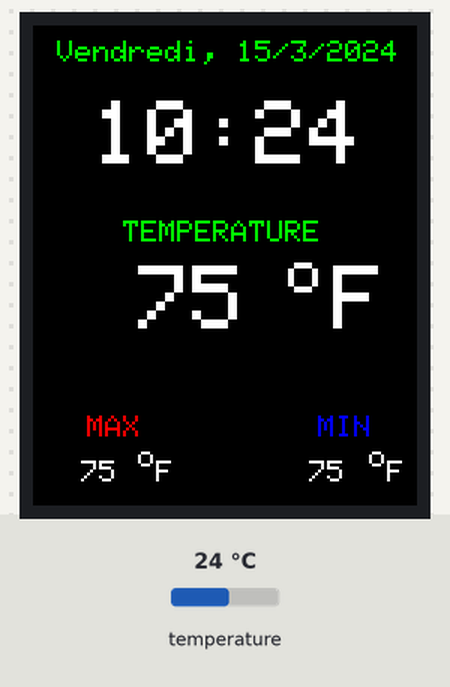
The sketch below on a simulated Arduino Uno, built with avr-gcc and run on an emulated ATmega328P. Parts: 128×160 colour display. The inputs (shaded band) are chosen by the test bench; at power-on: temperature 24 °C. The local clock reads 2024-03-15 10:24:30 at power-on unless the sketch sets it.

Above: at 1.3 s.
1.4 s: temperature set to 12 °C
At 3.2 s:
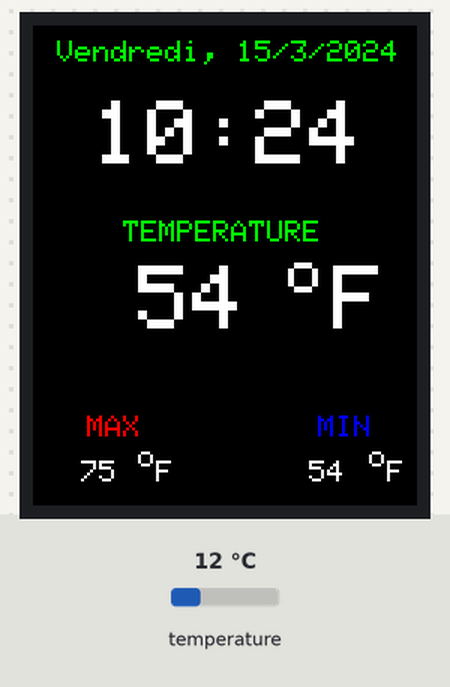
3.7 s: temperature set to 19 °C
At 5.1 s:
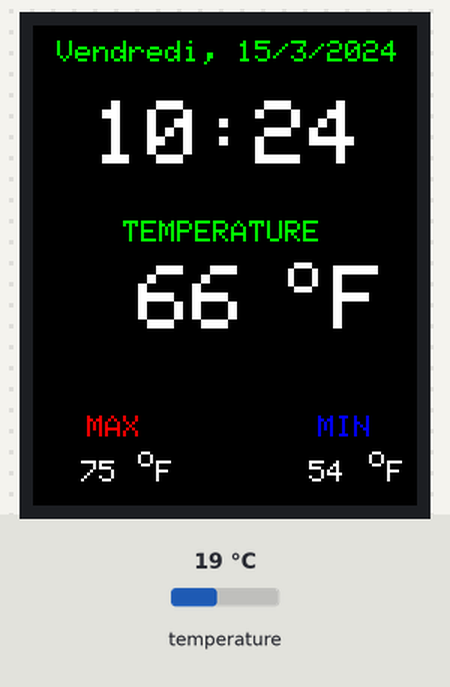
5.7 s: temperature set to 28 °C
At 7.0 s:
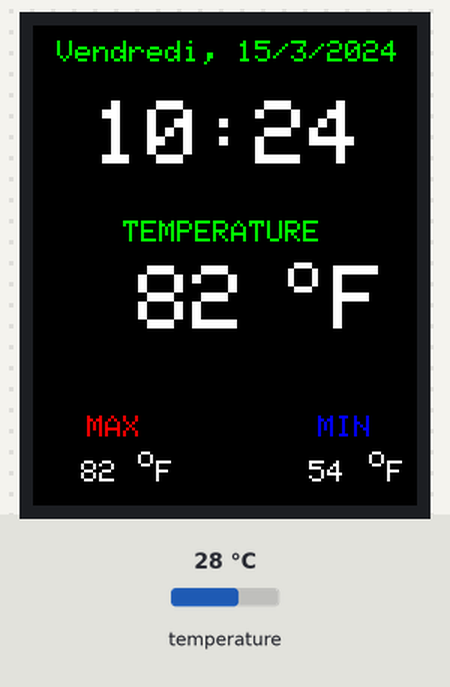
Timing chart, 0 to 8.7 s (numbered marks = the images above; inputs shaded):
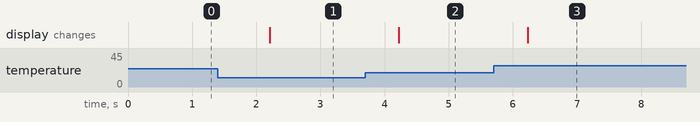

The sketch:

RTCTFT160_F.ino
```cpp
    /////////////////////////////////////////////////////////////////
   //         Arduino Real Time Clock fahrenheit         v1.02    //
  //       Get the latest version of the code here:              //
 //       http://educ8s.tv/arduino-real-time-clock/             //
/////////////////////////////////////////////////////////////////


#include <Adafruit_ST7735.h>
#include <Adafruit_GFX.h>
#include <Wire.h>
#include "Sodaq_DS3231.h"
#include <SPI.h>

#define TFT_CS     10
#define TFT_RST    8
#define TFT_DC     9
Adafruit_ST7735 tft = Adafruit_ST7735(TFT_CS,  TFT_DC, TFT_RST);

// Option 2: use any pins but a little slower!
#define TFT_SCLK 13
#define TFT_MOSI 11

float maxTemperature=0;
float minTemperature=200;
char charMinTemperature[10];
char charMaxTemperature[10];
char timeChar[100];
char dateChar[50];
char temperatureChar[10];
uint32_t old_ts;

float temperature = 0;
float previousTemperature = 0;

String dateString;
int minuteNow=0;
int minutePrevious=0;

void setup ()
{
    tft.initR(INITR_BLACKTAB);
    tft.fillScreen(ST7735_BLACK);
    Serial.begin(57600);
    Wire.begin();
    rtc.begin();
    printText("TEMPERATURE", ST7735_GREEN,30,65,1);  // Temperature Static Text
    printText("MAX", ST7735_RED,18,130,1);
    printText("MIN", ST7735_BLUE,95,130,1);
    //setRTCTime();
}

//uint32_t old_ts;

void loop ()
{
  rtc.convertTemperature();
  float temperature = Celcius2Fahrenheit(rtc.getTemperature());
  DateTime now = rtc.now(); //get the current date-time
  uint32_t ts = now.getEpoch();

    if (old_ts == 0 || old_ts != ts) {
	  old_ts = ts;

  minuteNow = now.minute();
  if(minuteNow!=minutePrevious)
  {
    dateString = getDayOfWeek(now.dayOfWeek())+", ";
    dateString = dateString+String(now.date())+"/"+String(now.month());
    dateString= dateString+"/"+ String(now.year());
    minutePrevious = minuteNow;
    String hours = String(now.hour());
    if(now.minute()<10)
    {
      hours = hours+":0"+String(now.minute());
    }else
    {
      hours = hours+":"+String(now.minute());
    }

    hours.toCharArray(timeChar,100);
    tft.fillRect(10,0,160,65,ST7735_BLACK);
    printText(timeChar, ST7735_WHITE,20,25,3);
    dateString.toCharArray(dateChar,50);
    printText(dateChar, ST7735_GREEN,8,5,1);
  }

  if(temperature != previousTemperature)
  {
    previousTemperature = temperature;
    String temperatureString = String(temperature,0);
    temperatureString.toCharArray(temperatureChar,10);
    tft.fillRect(10,80,128,30,ST7735_BLACK);
    printText(temperatureChar, ST7735_WHITE,35,80,3);
    printText("o", ST7735_WHITE,85,75,2);
    printText("F", ST7735_WHITE,100,80,3);

    if(temperature>maxTemperature)
    {
      maxTemperature = temperature;
      dtostrf(maxTemperature,3, 0, charMaxTemperature);
      tft.fillRect(3,142,33,20,ST7735_BLACK);
      printText(charMaxTemperature, ST7735_WHITE,10,145,1);
      printText("o", ST7735_WHITE,35,140,1);
      printText("F", ST7735_WHITE,41,145,1);
    }
    if(temperature<minTemperature)
    {
      minTemperature = temperature;
      dtostrf(minTemperature,4, 0, charMinTemperature);
      tft.fillRect(75,140,36,18,ST7735_BLACK);
      printText(charMinTemperature, ST7735_WHITE,80,145,1);
      printText("o", ST7735_WHITE,112,140,1);
      printText("F", ST7735_WHITE,118,145,1);
    }
  }
}
    delay(1000);
}

void setRTCTime()
{
  DateTime dt(2016, 5, 4, 7, 38, 30, 3); //Year, Month, Day, Hour, Minutes, Seconds, Day of the Week
  rtc.setDateTime(dt); //Adjust date-time as defined 'dt' above
}

void printText(char *text, uint16_t color, int x, int y,int textSize)
{
  tft.setCursor(x, y);
  tft.setTextColor(color);
  tft.setTextSize(textSize);
  tft.setTextWrap(true);
  tft.print(text);
}

String getDayOfWeek(int i)
{
  switch(i)
  {
    case 1: return "Lundi";break;
    case 2: return "Mardi";break;
    case 3: return "Mercredi";break;
    case 4: return "Jeudi";break;
    case 5: return "Vendredi";break;
    case 6: return "Samedi";break;
    case 7: return "Dimanche";break;
    default: return "Lundi";break;
  }
}

float Celcius2Fahrenheit(float celsius)
{
  return 1.8 * celsius + 32;
}
```

Measured:
- after the input at 1.4 s, the display: changes after 0.81 s (image 1)
- after the input at 3.7 s, the display: changes after 0.52 s (image 2)
- after the input at 5.7 s, the display: changes after 0.53 s (image 3)
